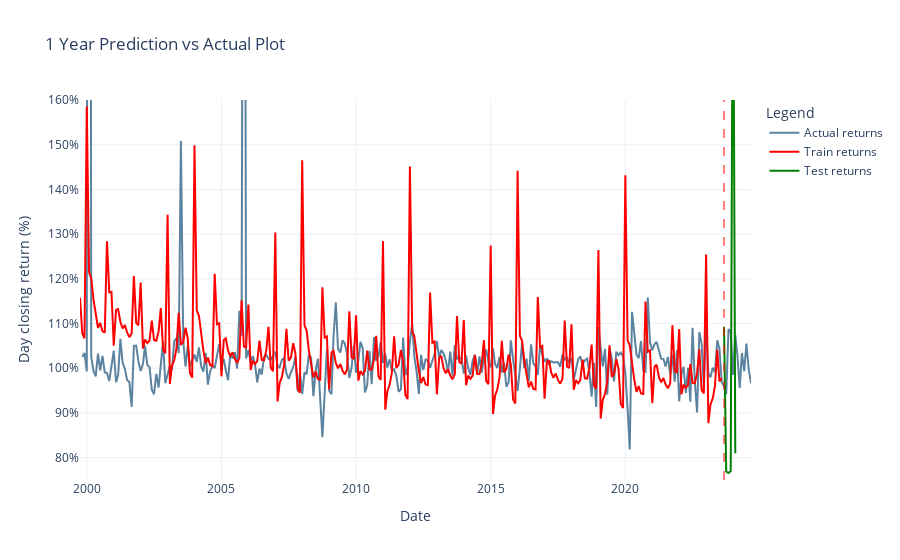

Notebook code cell kept with this figure:
### Code cell
plot(dataframe=df, forecasts=forecasts_6m, months=6)

### Figure 1 — Plotly figure (JSON) as saved in the notebook; plotly's stock layout.template omitted (floating-point values rounded to 4 significant figures; data arrays with more than 128 entries replaced by an {"elided": "..."} marker saying what was removed)
{"data": [{"line": {"color": "#5c839f", "width": 2}, "mode": "lines", "name": "Actual returns", "x": {"elided": "300 str values"}, "y": {"elided": "300 float values"}, "type": "scatter"}, {"line": {"color": "red", "width": 2}, "mode": "lines", "name": "Train returns", "x": {"elided": "287 str values"}, "y": {"elided": "287 float values"}, "type": "scatter"}, {"line": {"color": "green", "width": 2}, "mode": "lines", "name": "Test returns", "x": ["2023-09-01", "2023-10-01", "2023-11-01", "2023-12-01", "2024-01-01", "2024-02-01", "2024-03-01", "2024-04-01", "2024-05-01", "2024-06-01", "2024-07-01", "2024-08-01", "2024-09-01"], "y": [1.093, 0.7691, 0.7656, 0.7701, 2.097, 0.8099], "type": "scatter"}], "layout": {"shapes": [{"line": {"color": "red", "dash": "dash", "width": 1}, "type": "line", "x0": "2023-09-01", "x1": "2023-09-01", "xref": "x", "y0": 0, "y1": 1, "yref": "y domain"}], "yaxis": {"title": {"text": "Day closing return (%)"}, "tickformat": ".0%", "range": [0.75, 1.6]}, "title": {"text": "1 Year Prediction vs Actual Plot"}, "xaxis": {"title": {"text": "Date"}}, "legend": {"title": {"text": "Legend"}}}}
